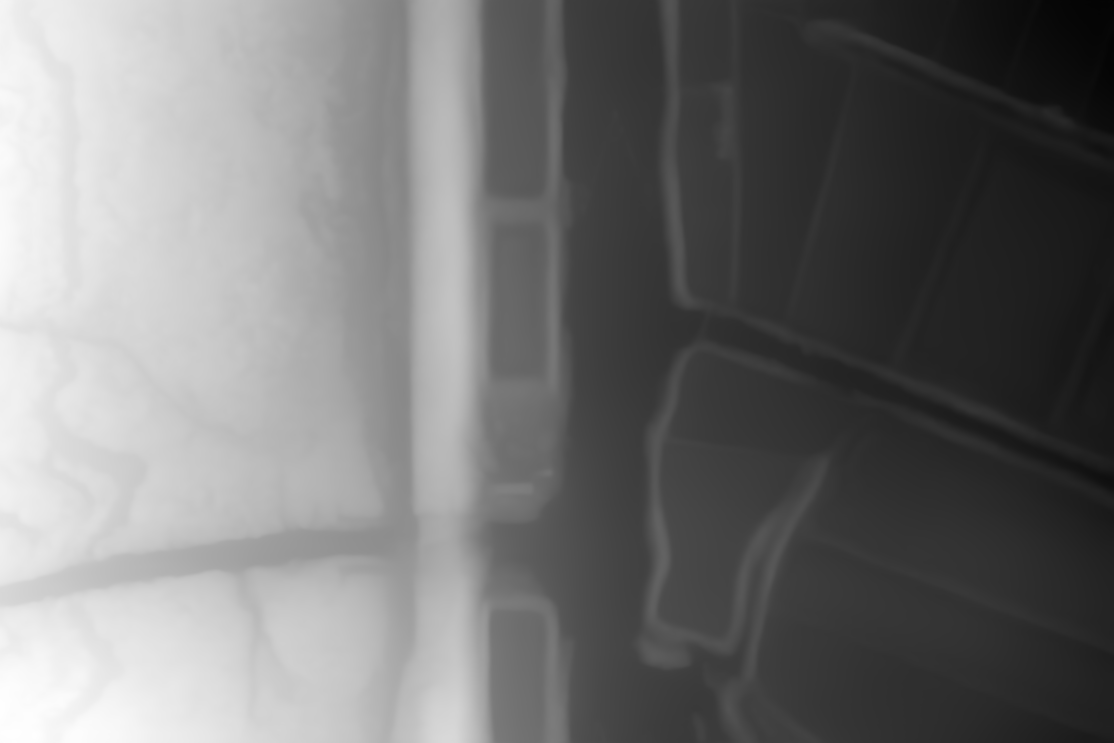
#> input picture Data/DSC05911_depth-anything-v2.png, 6682 x 4454 px, given in place of DSC05911.jpg, which was not available (shown at 1/6 size)
$ python sensitivity_analysis.py
#> lines starting #> are read from the running program, lines starting #| are printed output that depends on the picture; pictures that were not available may be replaced by others from this repository, and a replacement may not be noted
import os
import numpy as np
import cv2
import laspy
import pandas as pd
from scipy.spatial import cKDTree
from sklearn.metrics import mean_absolute_error, mean_squared_error

BASE_DIR = os.path.dirname(os.path.dirname(os.path.abspath(__file__)))

# ==================== Core Algorithmic Engine (PC-SDF) ====================

def run_pcsdf_engine(img_path, depth_path, las_path,
                     sigma_val=500.0, weight_val=1.5, scale_val=0.001,
                     radius_val=500.0, k_val=20):

#> called with img_path = 'Data/DSC05911.jpg', depth_path = 'Data/DSC05911_depth-anything-v2.png', las_path = 'Data/group2-gt.las', sigma_val = 100, weight_val = 1.5, scale_val = 0.001, radius_val = 500, k_val = 20
    ALPHA_FUSION = 0.7
    BASE_ELEVATION_OFFSET = 1300.0

    # ---------------------------------------------------------
    # Step 1: GSR Module (Gradient-driven Structure Refinement)
    # ---------------------------------------------------------
    img = cv2.imread(img_path, cv2.IMREAD_GRAYSCALE)
#> img is the input picture: shape (4454, 6682); min 0, max 255, mean 115.9
    if img is None: raise FileNotFoundError(f"Cannot find image: {img_path}")
    img_gray = img.astype(np.float32) / 255.0
    grad_norm = (img_gray - img_gray.min()) / (img_gray.max() - img_gray.min() + 1e-8)

    depth = cv2.imread(depth_path, cv2.IMREAD_GRAYSCALE)
    if depth is None: raise FileNotFoundError(f"Cannot find depth map: {depth_path}")
    depth = np.array(depth, dtype=np.float32)

    depth_topo = -0.01 * ((depth - depth.min()) / (depth.max() - depth.min() + 1e-8)) * 255 + BASE_ELEVATION_OFFSET
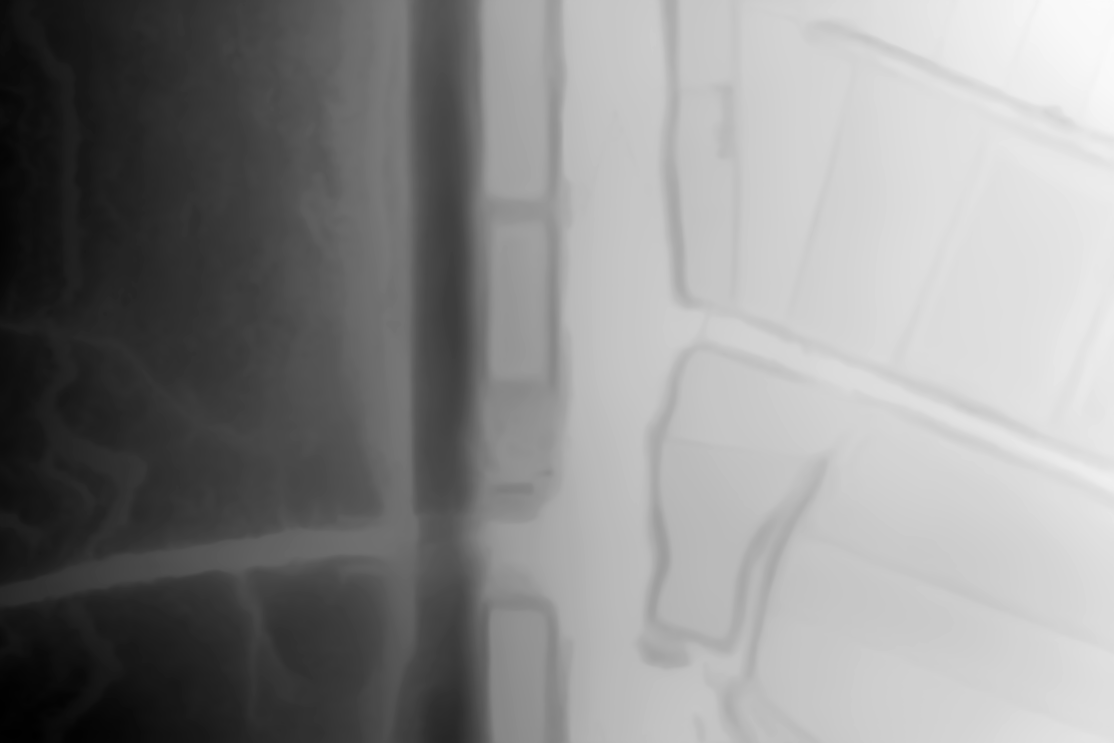
#> depth_topo: shape (4454, 6682) float32 (shown at 1/6 size); min 1297.4, max 1300, mean 1298.8; drawn with min black and max white
    depth_topo = cv2.resize(depth_topo, (grad_norm.shape[1], grad_norm.shape[0]))

    fused_matrix = (1 / (1 + weight_val)) * grad_norm * (np.max(depth_topo) - np.min(depth_topo)) + (weight_val / (1 + weight_val)) * depth_topo

    # ---------------------------------------------------------
    # Step 2: Global Spatial Alignment (Strictly using Sparse Anchors)
    # ---------------------------------------------------------
    m_target = np.rot90(fused_matrix, 1)
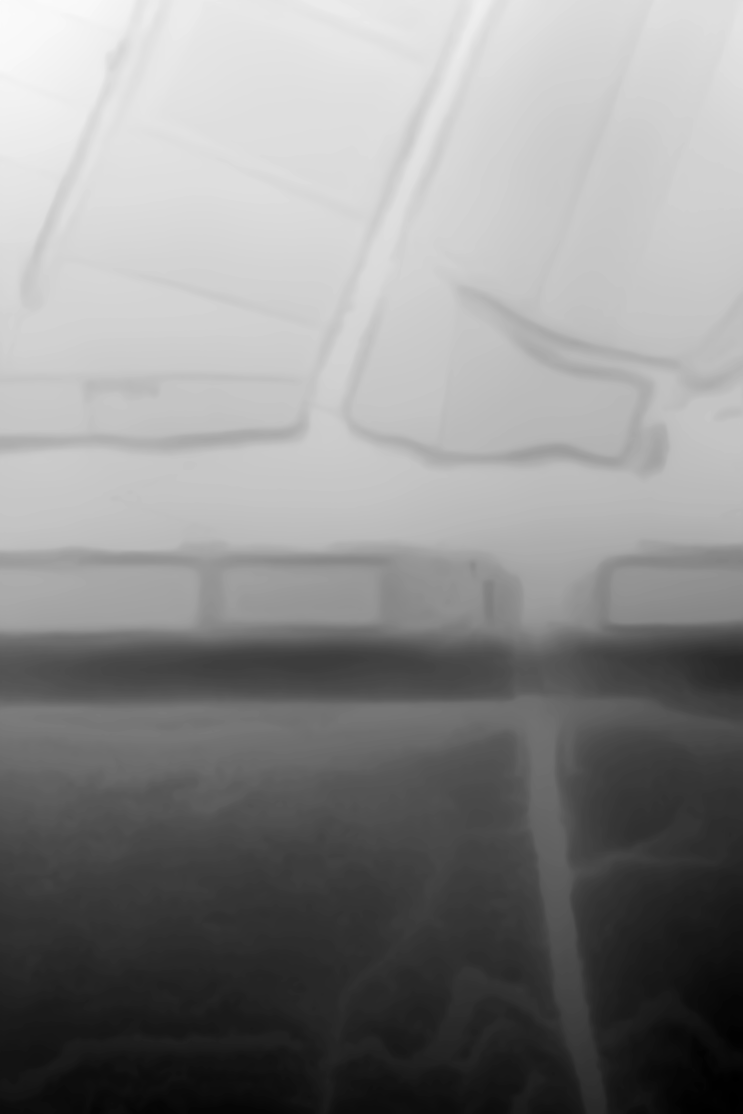
#> m_target: shape (6682, 4454) float32 (shown at 1/6 size); min 779.5, max 780, mean 779.8; drawn with min black and max white
    m_target = np.max(m_target) - m_target
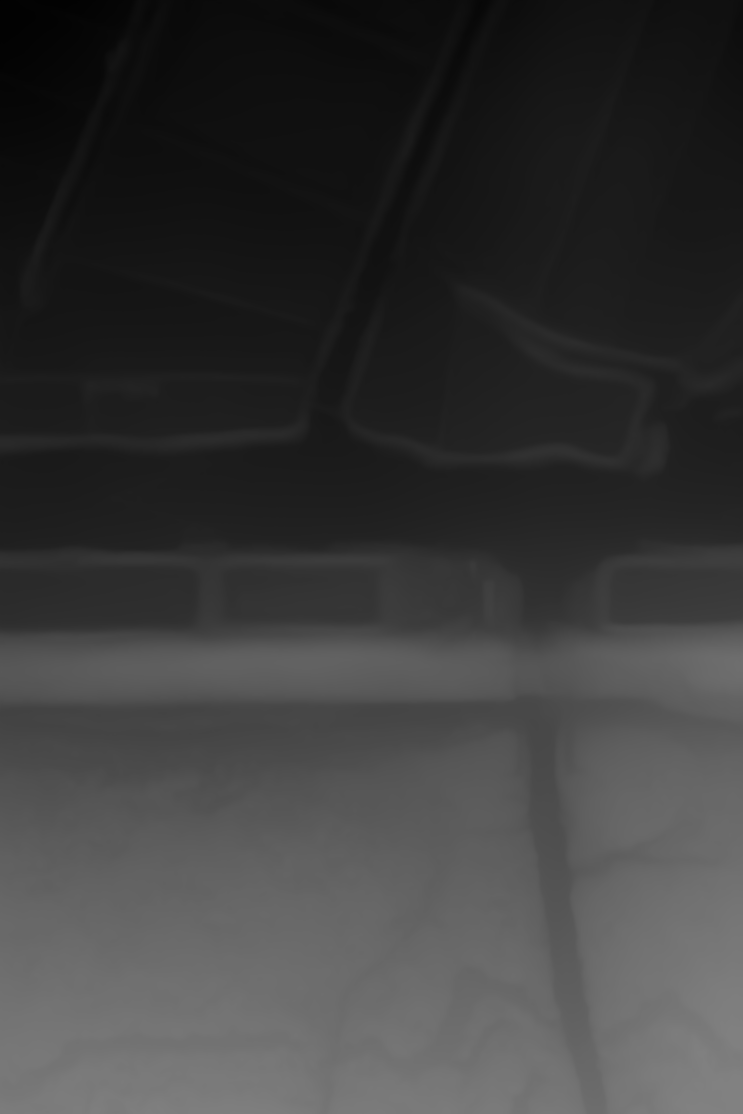
#> m_target: shape (6682, 4454) float32 (shown at 1/6 size); min 0, max 0.51, mean 0.232
    h, w = m_target.shape
#> h = 6682; w = 4454

    las = laspy.read(las_path)
    rx, ry, rz = np.array(las.x)/100.0, np.array(las.y)/100.0, np.array(las.z)/100.0

    x_span, y_span = rx.max() - rx.min(), ry.max() - ry.min()
    px = ((rx - rx.min()) / x_span * (w - 1)).astype(int)
    py = ((ry - ry.min()) / y_span * (h - 1)).astype(int)

    np.random.seed(42)
    sample_size = max(20, int(len(rz) * scale_val))
    sparse_idx = np.random.choice(len(rz), sample_size, replace=False)

    p99_gt, p1_gt = np.percentile(rz[sparse_idx], 99), np.percentile(rz[sparse_idx], 1)
    p99_dem, p1_dem = np.percentile(m_target, 99), np.percentile(m_target, 1)

    s_final = (p99_gt - p1_gt) / (p99_dem - p1_dem + 1e-8)
    t_final = np.mean(rz[sparse_idx]) - s_final * np.mean(m_target)

    calibrated_matrix = s_final * m_target + t_final

    # ---------------------------------------------------------
    # Step 3: PDEC Module (KD-Tree OOM-Safe Chunking Calibration)
    # ---------------------------------------------------------
    anchor_x = px[sparse_idx]
    anchor_y = py[sparse_idx]
    deltas = rz[sparse_idx] - calibrated_matrix[anchor_y, anchor_x]

    anchor_coords = np.column_stack((anchor_x, anchor_y))
    tree = cKDTree(anchor_coords)

    yy, xx = np.meshgrid(np.arange(h), np.arange(w), indexing='ij')
    grid_coords = np.column_stack((xx.ravel(), yy.ravel()))

    # 【新增内存保护机制：分块检索 (Chunking)】
    chunk_size = 500000  # 每次只处理 50 万个像素，杜绝内存爆表
    correction = np.zeros(h * w, dtype=np.float32)
    safe_deltas = np.append(deltas, 0.0)

    for i in range(0, len(grid_coords), chunk_size):
        chunk_coords = grid_coords[i : i + chunk_size]

        # 仅查询当前块的邻居
        dists, indices = tree.query(chunk_coords, k=int(k_val), distance_upper_bound=radius_val, workers=-1)

        valid_mask = dists != np.inf
        weights = np.zeros_like(dists, dtype=np.float32)  # 使用 float32 进一步压缩内存
        weights[valid_mask] = np.exp(-(dists[valid_mask]**2) / (2 * (sigma_val**2)))

        neighbor_deltas = safe_deltas[indices].astype(np.float32)

        sum_weights = np.sum(weights, axis=1)
        weighted_delta_sum = np.sum(weights * neighbor_deltas, axis=1)

        has_neighbors = sum_weights > 1e-8
        chunk_correction = np.zeros(len(chunk_coords), dtype=np.float32)
        chunk_correction[has_neighbors] = weighted_delta_sum[has_neighbors] / sum_weights[has_neighbors]

        correction[i : i + chunk_size] = chunk_correction

    fitted_surface = calibrated_matrix.ravel() + correction
    fitted_surface = fitted_surface.reshape((h, w))

    final_dem = ALPHA_FUSION * fitted_surface + (1 - ALPHA_FUSION) * calibrated_matrix

    # ---------------------------------------------------------
    # Evaluation (Hold-out Validation)
    # ---------------------------------------------------------
    valid_eval_mask = (px >= 0) & (px < w) & (py >= 0) & (py < h)
    preds = final_dem[py[valid_eval_mask], px[valid_eval_mask]]
    gts = rz[valid_eval_mask]

    mae = mean_absolute_error(gts, preds)
    rmse = np.sqrt(mean_squared_error(gts, preds))

    return mae, rmse

# ==================== Automated Parameter Sensitivity Workflows ====================

def run_sensitivity_analysis():
    # File paths (Adjust to your actual paths)
    cfg = {
        'img_path': os.path.join(BASE_DIR, "Data", "DSC05911.jpg"),
        'depth_path': os.path.join(BASE_DIR, "Data", "DSC05911_depth-anything-v2.png"),
        'las_path': os.path.join(BASE_DIR, "Data", "group2-gt.las")
    }


    print("🚀 Initiating Rigorous PC-SDF Parameter Sensitivity Analysis...")
    out_dir = "sensitivity_results"
    os.makedirs(out_dir, exist_ok=True)

    # 1. Constraint Radiation Radius (Sigma)
    print("\n[PART 1] Evaluating: Constraint Radiation Radius (Sigma)...")
    sigmas = [100, 300, 500, 800]
    sigma_res = []
    for s in sigmas:
        mae, rmse = run_pcsdf_engine(**cfg, sigma_val=s)
        sigma_res.append({'Sigma': s, 'MAE': round(mae, 4), 'RMSE': round(rmse, 4)})
        print(f"  -> Sigma={s:<4} | MAE={mae:.4f}, RMSE={rmse:.4f}")
    pd.DataFrame(sigma_res).to_csv(os.path.join(out_dir, "SA_1_Sigma.csv"), index=False)

    # 2. Fusion Penalty Weight (Weight)
    print("\n[PART 2] Evaluating: Fusion Penalty Weight (Weight)...")
    weights = [0.5, 1.0, 1.5, 2.0, 2.5]
    weight_res = []
    for w in weights:
        mae, rmse = run_pcsdf_engine(**cfg, weight_val=w)
        weight_res.append({'Weight': w, 'MAE': round(mae, 4), 'RMSE': round(rmse, 4)})
        print(f"  -> Weight={w:<4} | MAE={mae:.4f}, RMSE={rmse:.4f}")
    pd.DataFrame(weight_res).to_csv(os.path.join(out_dir, "SA_2_Weight.csv"), index=False)

    # 3. Sparse Anchor Scale (Scale)
    print("\n[PART 3] Evaluating: Sparse Anchor Scale Ratio (Scale)...")
    scales = [0.0001, 0.0005, 0.001, 0.002, 0.005, 0.01]
    scale_res = []
    for sc in scales:
        mae, rmse = run_pcsdf_engine(**cfg, scale_val=sc)
        scale_res.append({'Scale': sc, 'MAE': round(mae, 4), 'RMSE': round(rmse, 4)})
        print(f"  -> Scale={sc:<6} | MAE={mae:.4f}, RMSE={rmse:.4f}")
    pd.DataFrame(scale_res).to_csv(os.path.join(out_dir, "SA_3_Scale.csv"), index=False)

    # 4. Local Search Radius (Radius) - NOW IMPLEMENTED & FUNCTIONAL!
    print("\n[PART 4] Evaluating: Local Search Radius (Radius)...")
    radii = [100, 200, 400, 500, 600]
    radius_res = []
    for r in radii:
        mae, rmse = run_pcsdf_engine(**cfg, radius_val=r)
        radius_res.append({'Radius': r, 'MAE': round(mae, 4), 'RMSE': round(rmse, 4)})
        print(f"  -> Radius={r:<4} | MAE={mae:.4f}, RMSE={rmse:.4f}")
    pd.DataFrame(radius_res).to_csv(os.path.join(out_dir, "SA_4_Radius.csv"), index=False)

    # 5. Adaptive Nearest Anchors (K) - NOW IMPLEMENTED & FUNCTIONAL!
    print("\n[PART 5] Evaluating: Adaptive Nearest Anchors (K)...")
    k_values = [10, 15, 20, 25, 30]
    k_res = []
    for k in k_values:
        mae, rmse = run_pcsdf_engine(**cfg, k_val=k)
        k_res.append({'K': k, 'MAE': round(mae, 4), 'RMSE': round(rmse, 4)})
        print(f"  -> K={k:<7} | MAE={mae:.4f}, RMSE={rmse:.4f}")
    pd.DataFrame(k_res).to_csv(os.path.join(out_dir, "SA_5_K.csv"), index=False)

    print("\n" + "="*70)
    print("✅ Full 5-Parameter Sensitivity Analysis Completed Successfully!")
    print("="*70)

if __name__ == "__main__":
    run_sensitivity_analysis()
#> (the call stopped at in run_pcsdf_engine, `las = laspy.read(las_path)`: laspy is not available in this run)
